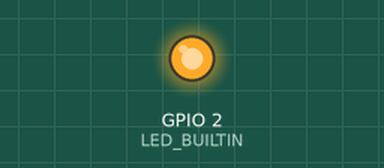
The sketch below on a simulated ESP8266 (NodeMCU). Parts: output pins drawn as LEDs (lit = HIGH, except the on-board LED, lit = LOW). WiFi joins after 1.5 s; servers stay silent unless stated; the Firebase database answers and starts empty; not simulated (calls return 0 or success): credential.h; what the sketch prints to the serial monitor is not drawn.

Above: at 1.6 s.
At 2.0 s:
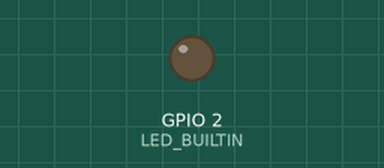
Timing chart, 0 to 3.5 s (numbered marks = the images above):
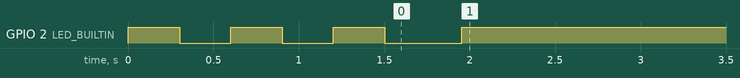

The sketch:

tutor_firebase.ino
```cpp
#include <ESP8266WiFi.h>
#include <FirebaseESP8266.h>
#include <addons\RTDBHelper.h>
#include "credential.h"

#define WIFI_SSID SSID
#define WIFI_PASSWORD PASS


#define DATABASE_URL "url"

FirebaseData fbdo;
FirebaseAuth auth;
FirebaseConfig config;

void setup() {
  // put your setup code here, to run once:
  pinMode(LED_BUILTIN, OUTPUT);
    Serial.begin(9600);
    WiFi.begin(WIFI_SSID, WIFI_PASSWORD);
    Serial.print("Connecting to Wi-Fi");
    while (WiFi.status() != WL_CONNECTED)
    {
        Serial.print(".");
        digitalWrite(LED_BUILTIN, HIGH);
        delay(300);
        digitalWrite(LED_BUILTIN, LOW);
        delay(300);
    }
    Serial.println();
    Serial.print("Connected with IP: ");
    Serial.println(WiFi.localIP());
    Serial.println();

    Serial.printf("Firebase Client v%s\n\n", FIREBASE_CLIENT_VERSION);

    config.database_url = DATABASE_URL;

    config.signer.test_mode = true;

    Firebase.reconnectWiFi(true);

    /* Initialize the library with the Firebase authen and config */
    Firebase.begin(&config, &auth);

}

void loop() {
  int state;
  // put your main code here, to run repeatedly:
  if( Serial.available()> 1){
    String i = Serial.readString();
    int s = i.toInt();
    Firebase.set(fbdo,"/test/state", s);
  }

  if (Firebase.getInt(fbdo, "/test/state")) {
       state = fbdo.to<int>();
       Serial.print("state : ");
       Serial.println(state);
       if (state == 1 ){
         digitalWrite(LED_BUILTIN,LOW);
       }
       else {
         digitalWrite(LED_BUILTIN,HIGH);
       }

    }
  delay(1000);
}
```

Measured:
- by itself, GPIO 2 (LED_BUILTIN): goes LOW 0.30 s, HIGH 0.30 s, LOW 0.30 s, HIGH 0.30 s, LOW 0.45 s, then HIGH
